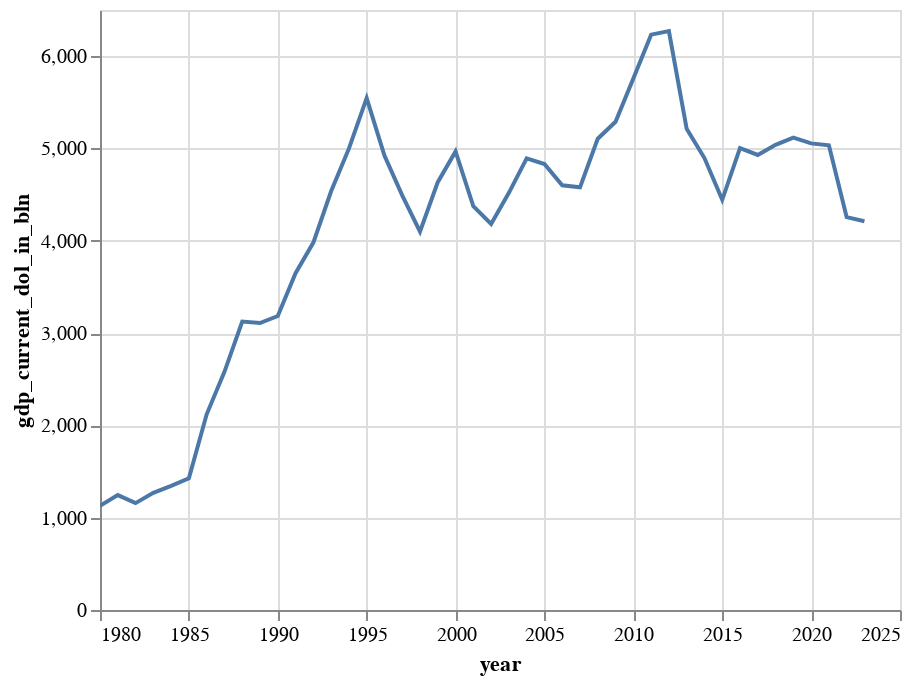

The code cell stored with this chart in its notebook:
### Code cell
gdp_chart = (
    (gdp_out.plot.line(
        x=alt.X("year:Q", axis = alt.Axis(format = "d")), 
        y=alt.Y("gdp_current_dol_in_bln:Q", scale = alt.Scale(zero = True))
                      )
    )
        .properties(width=400)
        .configure_scale(zero=False)
)
gdp_chart.save('../charts/gdp_chart.png')
gdp_chart

### Figure 1 — Vega-Lite specification as saved in the notebook (floating-point values rounded to 4 significant figures)
{"config": {"view": {"continuousWidth": 300, "continuousHeight": 300}, "scale": {"zero": false}}, "data": {"name": "data-654f6fd754e7701f6246538961059247"}, "mark": {"type": "line", "tooltip": true}, "encoding": {"x": {"axis": {"format": "d"}, "field": "year", "type": "quantitative"}, "y": {"field": "gdp_current_dol_in_bln", "scale": {"zero": true}, "type": "quantitative"}}, "params": [{"name": "param_22", "select": {"type": "interval", "encodings": ["x", "y"]}, "bind": "scales"}], "width": 400, "$schema": "https://vega.github.io/schema/vega-lite/v5.20.1.json", "datasets": {"data-654f6fd754e7701f6246538961059247": [{"gdp_current_dol_in_bln": 1129, "year": 1980}, {"gdp_current_dol_in_bln": 1245, "year": 1981}, {"gdp_current_dol_in_bln": 1158, "year": 1982}, {"gdp_current_dol_in_bln": 1270, "year": 1983}, {"gdp_current_dol_in_bln": 1345, "year": 1984}, {"gdp_current_dol_in_bln": 1427, "year": 1985}, {"gdp_current_dol_in_bln": 2120, "year": 1986}, {"gdp_current_dol_in_bln": 2580, "year": 1987}, {"gdp_current_dol_in_bln": 3125, "year": 1988}, {"gdp_current_dol_in_bln": 3109, "year": 1989}, {"gdp_current_dol_in_bln": 3185, "year": 1990}, {"gdp_current_dol_in_bln": 3648, "year": 1991}, {"gdp_current_dol_in_bln": 3980, "year": 1992}, {"gdp_current_dol_in_bln": 4536, "year": 1993}, {"gdp_current_dol_in_bln": 4998, "year": 1994}, {"gdp_current_dol_in_bln": 5545, "year": 1995}, {"gdp_current_dol_in_bln": 4923, "year": 1996}, {"gdp_current_dol_in_bln": 4492, "year": 1997}, {"gdp_current_dol_in_bln": 4098, "year": 1998}, {"gdp_current_dol_in_bln": 4635, "year": 1999}, {"gdp_current_dol_in_bln": 4968, "year": 2000}, {"gdp_current_dol_in_bln": 4374, "year": 2001}, {"gdp_current_dol_in_bln": 4182, "year": 2002}, {"gdp_current_dol_in_bln": 4519, "year": 2003}, {"gdp_current_dol_in_bln": 4893, "year": 2004}, {"gdp_current_dol_in_bln": 4831, "year": 2005}, {"gdp_current_dol_in_bln": 4601, "year": 2006}, {"gdp_current_dol_in_bln": 4579, "year": 2007}, {"gdp_current_dol_in_bln": 5106, "year": 2008}, {"gdp_current_dol_in_bln": 5289, "year": 2009}, {"gdp_current_dol_in_bln": 5759, "year": 2010}, {"gdp_current_dol_in_bln": 6233, "year": 2011}, {"gdp_current_dol_in_bln": 6272, "year": 2012}, {"gdp_current_dol_in_bln": 5212, "year": 2013}, {"gdp_current_dol_in_bln": 4896, "year": 2014}, {"gdp_current_dol_in_bln": 4444, "year": 2015}, {"gdp_current_dol_in_bln": 5003, "year": 2016}, {"gdp_current_dol_in_bln": 4930, "year": 2017}, {"gdp_current_dol_in_bln": 5040, "year": 2018}, {"gdp_current_dol_in_bln": 5117, "year": 2019}, {"gdp_current_dol_in_bln": 5055, "year": 2020}, {"gdp_current_dol_in_bln": 5034, "year": 2021}, {"gdp_current_dol_in_bln": 4256, "year": 2022}, {"gdp_current_dol_in_bln": 4212, "year": 2023}, {"gdp_current_dol_in_bln": 5034, "year": 2021}, {"gdp_current_dol_in_bln": 4256, "year": 2022}, {"gdp_current_dol_in_bln": 4212, "year": 2023}, {"gdp_current_dol_in_bln": 5034, "year": 2021}, {"gdp_current_dol_in_bln": 4256, "year": 2022}, {"gdp_current_dol_in_bln": 4212, "year": 2023}]}}
